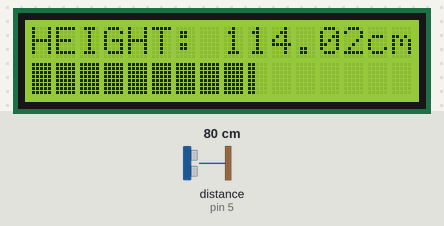
Bench run of a sketch on a simulated Arduino Uno, built with avr-gcc and run on an emulated ATmega328P. On the bench: 16×2 character LCD. Wiring (inferred from the names in the program): ultrasonic range finder: trigger pin 6; echo pin 5. Inputs (shaded band) come from the test bench; at power-on: distance to the obstacle (sensor on pin 5) 80 cm. The echo pulse lasts 58.3 µs per cm.

Above: at 1.2 s.
1.3 s: distance to the obstacle (sensor on pin 5) set to 2 cm
At 4.9 s:
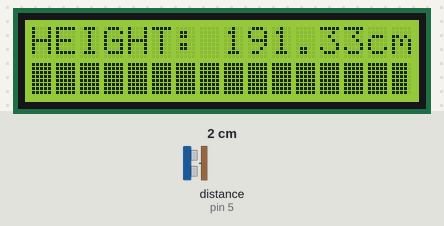
5.4 s: distance to the obstacle (sensor on pin 5) set to 4 cm
At 7.2 s:
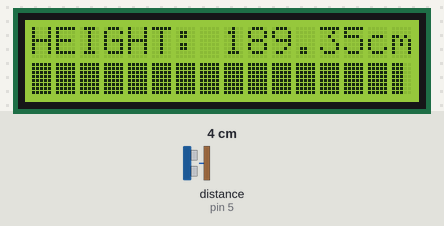
7.8 s: distance to the obstacle (sensor on pin 5) set to 9 cm
At 9.5 s:
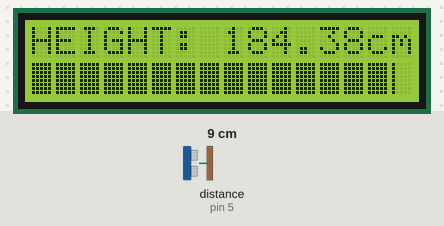
9.8 s: distance to the obstacle (sensor on pin 5) set to 18 cm
At 10.9 s:
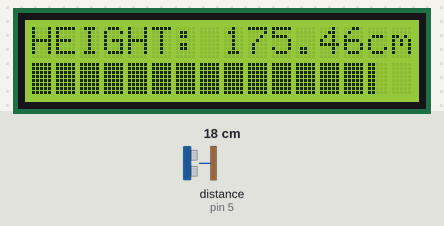
11.9 s: distance to the obstacle (sensor on pin 5) set to 35 cm
At 14.9 s:
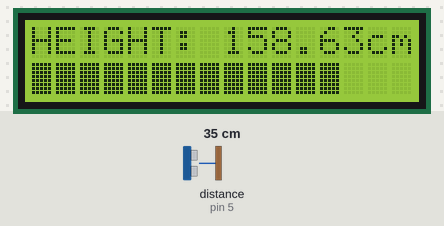
16.0 s: distance to the obstacle (sensor on pin 5) set to 60 cm
At 17.8 s:
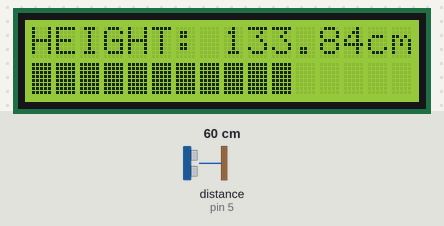
Timing chart, 0 to 19.0 s (numbered marks = the images above; inputs shaded):
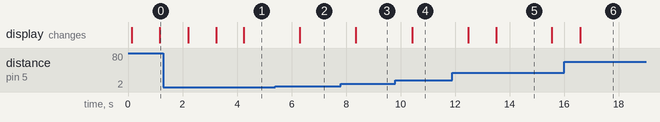

The sketch:

Height_BarGraph.ino
```cpp
#include <LcdBarGraph.h>
#include <LiquidCrystal_I2C.h>

#define max_distance 193

//For Ultrasonic sensor

int trigPin = 6;
int echoPin =5;

////////////////////

LiquidCrystal_I2C my_lcd(0x27,16,2);  // set the LCD address to 0x27 for a 16 chars and 2 line displayLcdBarGraph lbg(0x27, 16, 0, 1);

LcdBarGraph lbg(&my_lcd, 16, 0, 1);

//////////////////////

void setup() {

  pinMode(trigPin, OUTPUT);
  pinMode(echoPin, INPUT);

  my_lcd.init();
  my_lcd.clear();
  my_lcd.backlight();      // Make sure backlight is on

}

void loop() {

  double distance = distance_func();

  my_lcd.setCursor(0,0);
  my_lcd.print("HEIGHT: ");
  my_lcd.print(distance);
  my_lcd.print("cm  ");


  my_lcd.setCursor(0,1);
  //lcd.print("^******><******^");
  my_lcd.setCursor(0,1);
  lbg.drawValue(distance, max_distance);
  delay(1000);

}

double distance_func(){

 //Clear trigPin
  digitalWrite(trigPin, LOW);
  delayMicroseconds(2);

  //Sending the signal

  digitalWrite(trigPin, HIGH);
  delayMicroseconds(10);
  digitalWrite(trigPin, LOW);

  //Recieving the bounced signal, and calculating duration (microseconds)

  double duration  = pulseIn(echoPin, HIGH);
  return max_distance-(duration*0.034)/2;

}
```

Measured:
- after the input at 1.3 s, the display: changes after 0.91 s (image 1)
- after the input at 5.4 s, the display: changes after 0.91 s (image 2)
- after the input at 7.8 s, the display: changes after 0.56 s (image 3)
- after the input at 9.8 s, the display: changes after 0.62 s (image 4)
- after the input at 11.9 s, the display: first changes after 0.58 s (image 5 shows a later state)
- after the input at 16.0 s, the display: changes after 0.58 s (image 6)
- what the display in image 5 shows lasts 2.0 s, from 13.5 s to 15.5 s
